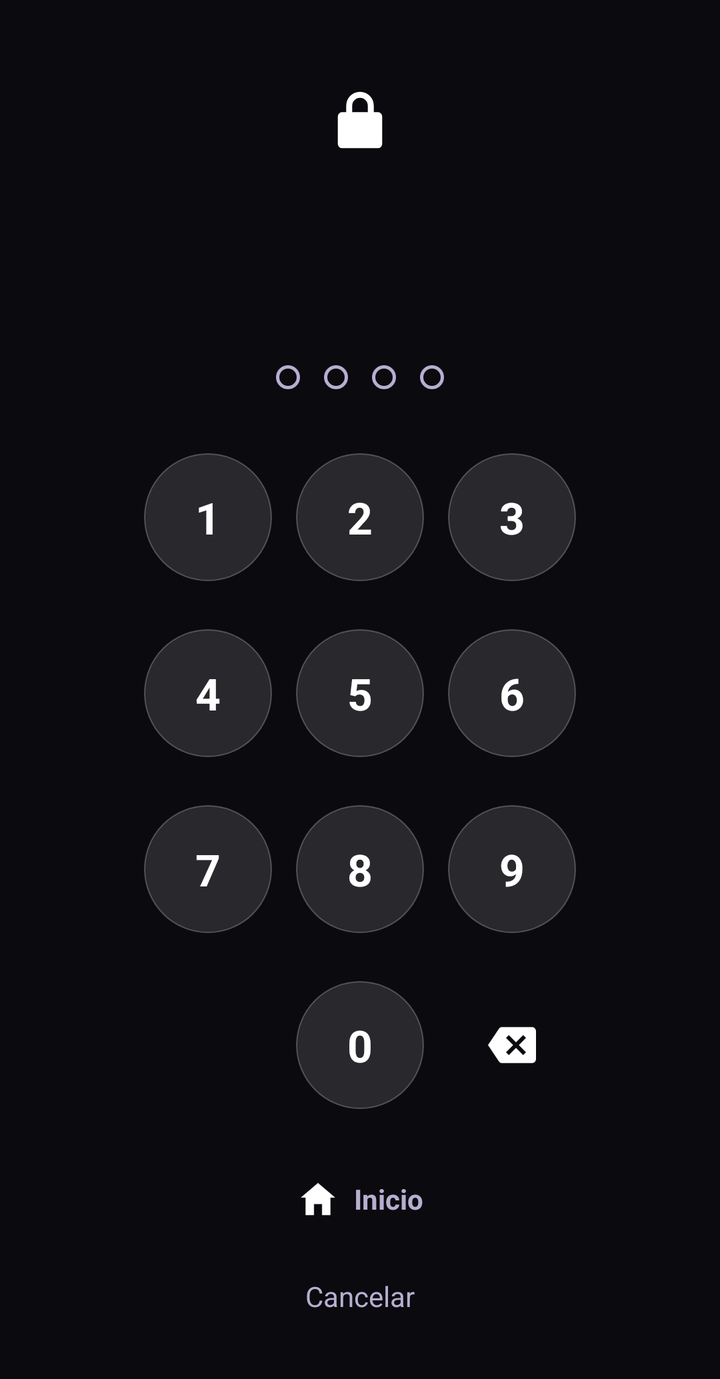
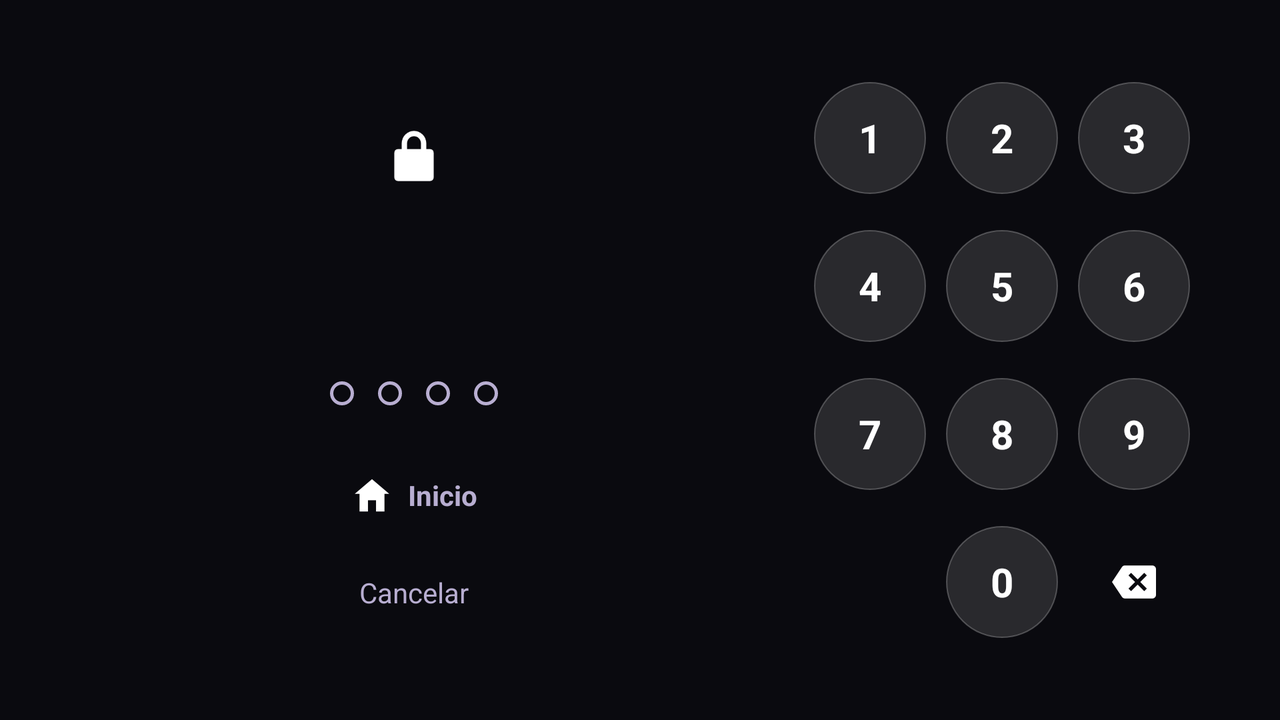

First picture: res/layout/ on a phone held upright. Second picture: the repository's own variant of that layout, on a device whose configuration matches the variant's folder. Source for both follows.
<!-- AndroidManifest.xml: application theme Theme.MiIPTV -->
<!-- res/layout/dialog_pin.xml -->
<?xml version="1.0" encoding="utf-8"?>
<ScrollView xmlns:android="http://schemas.android.com/apk/res/android"
    android:layout_width="match_parent"
    android:layout_height="match_parent"
    android:background="@color/background_dark"
    android:fillViewport="true">

<LinearLayout
    android:layout_width="match_parent"
    android:layout_height="match_parent"
    android:orientation="vertical"
    android:gravity="center"
    android:paddingStart="28dp"
            android:paddingEnd="28dp"
    android:paddingTop="24dp"
            android:paddingBottom="24dp">

    <FrameLayout
        android:layout_width="72dp"
        android:layout_height="72dp"
        android:layout_marginBottom="16dp">

        <View
            android:id="@+id/pinIconBg"
            android:layout_width="match_parent"
            android:layout_height="match_parent" />

        <ImageView
            android:id="@+id/ivPinIcon"
            android:layout_width="match_parent"
            android:layout_height="match_parent"
            android:padding="18dp"
            android:src="@drawable/ic_lock_closed"
            android:contentDescription="@null" />

    </FrameLayout>

    <TextView
        android:id="@+id/tvPinTitle"
        android:layout_width="wrap_content"
        android:layout_height="wrap_content"
        android:textColor="@color/text_light"
        android:textSize="20sp"
        android:textStyle="bold" />

    <TextView
        android:id="@+id/tvPinSubtitle"
        android:layout_width="wrap_content"
        android:layout_height="wrap_content"
        android:layout_marginTop="4dp"
        android:layout_marginBottom="22dp"
        android:gravity="center"
        android:textColor="@color/text_muted"
        android:textSize="13sp" />

    <LinearLayout
        android:id="@+id/pinDots"
        android:layout_width="wrap_content"
        android:layout_height="wrap_content"
        android:orientation="horizontal"
        android:layout_marginBottom="26dp">

        <View android:id="@+id/pinDot0" android:layout_width="12dp" android:layout_height="12dp"
            android:layout_marginStart="6dp"
            android:layout_marginEnd="6dp" android:background="@drawable/bg_pin_dot_empty" />
        <View android:id="@+id/pinDot1" android:layout_width="12dp" android:layout_height="12dp"
            android:layout_marginStart="6dp"
            android:layout_marginEnd="6dp" android:background="@drawable/bg_pin_dot_empty" />
        <View android:id="@+id/pinDot2" android:layout_width="12dp" android:layout_height="12dp"
            android:layout_marginStart="6dp"
            android:layout_marginEnd="6dp" android:background="@drawable/bg_pin_dot_empty" />
        <View android:id="@+id/pinDot3" android:layout_width="12dp" android:layout_height="12dp"
            android:layout_marginStart="6dp"
            android:layout_marginEnd="6dp" android:background="@drawable/bg_pin_dot_empty" />

    </LinearLayout>

    <LinearLayout
        android:layout_width="wrap_content"
        android:layout_height="wrap_content"
        android:orientation="vertical">

        <LinearLayout
            android:layout_width="wrap_content"
            android:layout_height="wrap_content"
            android:orientation="horizontal"
            android:layout_marginBottom="12dp">
            <TextView android:id="@+id/pinKey1" style="@style/PinKey" android:text="1" />
            <TextView android:id="@+id/pinKey2" style="@style/PinKey" android:text="2" />
            <TextView android:id="@+id/pinKey3" style="@style/PinKey" android:text="3" />
        </LinearLayout>

        <LinearLayout
            android:layout_width="wrap_content"
            android:layout_height="wrap_content"
            android:orientation="horizontal"
            android:layout_marginBottom="12dp">
            <TextView android:id="@+id/pinKey4" style="@style/PinKey" android:text="4" />
            <TextView android:id="@+id/pinKey5" style="@style/PinKey" android:text="5" />
            <TextView android:id="@+id/pinKey6" style="@style/PinKey" android:text="6" />
        </LinearLayout>

        <LinearLayout
            android:layout_width="wrap_content"
            android:layout_height="wrap_content"
            android:orientation="horizontal"
            android:layout_marginBottom="12dp">
            <TextView android:id="@+id/pinKey7" style="@style/PinKey" android:text="7" />
            <TextView android:id="@+id/pinKey8" style="@style/PinKey" android:text="8" />
            <TextView android:id="@+id/pinKey9" style="@style/PinKey" android:text="9" />
        </LinearLayout>

        <LinearLayout
            android:layout_width="wrap_content"
            android:layout_height="wrap_content"
            android:orientation="horizontal">

            <View android:layout_width="64dp" android:layout_height="64dp" android:layout_margin="6dp" />

            <TextView android:id="@+id/pinKey0" style="@style/PinKey" android:text="0" />

            <ImageView
                android:id="@+id/pinKeyBackspace"
                android:layout_width="64dp"
                android:layout_height="64dp"
                android:layout_margin="6dp"
                android:padding="20dp"
                android:src="@drawable/ic_backspace"
                android:clickable="true"
                android:focusable="true"
                android:background="@android:color/transparent"
                android:contentDescription="@string/pin_backspace" />

        </LinearLayout>

    </LinearLayout>

    
    <TextView
        android:id="@+id/btnPinHome"
        style="@style/NavItem"
        android:layout_marginTop="18dp"
        android:text="@string/nav_home"
        android:drawableStart="@drawable/ic_home" />

    <TextView
        android:id="@+id/tvPinCancel"
        android:layout_width="wrap_content"
        android:layout_height="wrap_content"
        android:layout_marginTop="10dp"
        android:padding="8dp"
        android:text="@string/cancel"
        android:textColor="@color/text_muted"
        android:textSize="14sp"
        android:clickable="true"
        android:focusable="true"
        android:background="@android:color/transparent" />

</LinearLayout>
</ScrollView>
<!-- resources referenced by this layout -->
<resources>
  <color name="background_dark">#0A0A0F</color>
  <color name="text_light">#FFFFFF</color>
  <color name="text_muted">#B8AED1</color>
  <!-- drawable bg_pin_dot_empty (drawable) -->
  <?xml version="1.0" encoding="utf-8"?>
  <shape xmlns:android="http://schemas.android.com/apk/res/android"
      android:shape="oval">
      <solid android:color="@android:color/transparent" />
      <stroke android:width="1.6dp" android:color="@color/text_muted" />
  </shape>
  <!-- drawable ic_backspace (drawable) -->
  <?xml version="1.0" encoding="utf-8"?>
  <vector xmlns:android="http://schemas.android.com/apk/res/android"
      android:width="24dp"
      android:height="24dp"
      android:viewportWidth="24"
      android:viewportHeight="24"
      android:tint="@color/text_light">
      <path
          android:fillColor="#FFFFFF"
          android:pathData="M22,3H7c-0.69,0 -1.23,0.35 -1.59,0.88L0,12l5.41,8.11c0.36,0.53 0.9,0.89 1.59,0.89h15c1.1,0 2,-0.9 2,-2V5c0,-1.1 -0.9,-2 -2,-2zM19,15.59L17.59,17 14,13.41 10.41,17 9,15.59 12.59,12 9,8.41 10.41,7 14,10.59 17.59,7 19,8.41 15.41,12z" />
  </vector>
  <!-- drawable ic_home (drawable) -->
  <?xml version="1.0" encoding="utf-8"?>
  <vector xmlns:android="http://schemas.android.com/apk/res/android"
      android:width="22dp"
      android:height="22dp"
      android:viewportWidth="24"
      android:viewportHeight="24"
      android:tint="@color/text_light">
      <path
          android:fillColor="#FFFFFF"
          android:pathData="M12,3.2L2.6,11.2h2.6v9.6h4.6v-6.1h4.4v6.1h4.6v-9.6h2.6z" />
  </vector>
  <!-- drawable ic_lock_closed (drawable) -->
  <?xml version="1.0" encoding="utf-8"?>
  <vector xmlns:android="http://schemas.android.com/apk/res/android"
      android:width="24dp"
      android:height="24dp"
      android:viewportWidth="24"
      android:viewportHeight="24"
      android:tint="@color/text_light">
      <path
          android:fillColor="#FFFFFF"
          android:fillType="evenOdd"
          android:pathData="M12,2.6a4.6,4.6 0 0,0 -4.6,4.6L7.4,9.4L6.0,9.4A1.4,1.4 0 0,0 4.6,10.8L4.6,20.0A1.4,1.4 0 0,0 6.0,21.4L18.0,21.4A1.4,1.4 0 0,0 19.4,20.0L19.4,10.8A1.4,1.4 0 0,0 18.0,9.4L16.6,9.4L16.6,7.2A4.6,4.6 0 0,0 12,2.6zM12,4.6a2.6,2.6 0 0,1 2.6,2.6L14.6,9.4L9.4,9.4L9.4,7.2A2.6,2.6 0 0,1 12,4.6z" />
  </vector>
  <string name="cancel">Cancelar</string>
  <string name="nav_home">Inicio</string>
  <string name="pin_backspace">Borrar</string>
  <style name="PinKey">
          <item name="android:layout_width">64dp</item>
          <item name="android:layout_height">64dp</item>
          <item name="android:layout_margin">6dp</item>
          <item name="android:background">@drawable/bg_pin_key</item>
          <item name="android:gravity">center</item>
          <item name="android:textColor">@color/text_light</item>
          <item name="android:textSize">22sp</item>
          <item name="android:textStyle">bold</item>
          <item name="android:clickable">true</item>
          <item name="android:focusable">true</item>
      </style>
  <!-- from res/values-v23/ -->
  <style name="Theme.MiIPTV" parent="Theme.MiIPTV">
          <item name="android:windowLightStatusBar">false</item>
      </style>
  <!-- drawable bg_pin_key (drawable) -->
  <?xml version="1.0" encoding="utf-8"?>
  <selector xmlns:android="http://schemas.android.com/apk/res/android">
      
      <item android:state_pressed="true">
          <shape android:shape="oval">
              <solid android:color="@color/glass_card" />
              <stroke android:width="2dp" android:color="@color/star_active" />
          </shape>
      </item>
      <item>
          <shape android:shape="oval">
              <solid android:color="@color/glass_card" />
              <stroke android:width="0.6dp" android:color="@color/glass_border" />
          </shape>
      </item>
  </selector>
  <color name="glass_card">#20FFFFFF</color>
  <color name="star_active">#FFD24D</color>
  <color name="glass_border">#3DFFFFFF</color>
  <!-- some entries are left out for length -->
</resources>
<!-- res/layout-land/dialog_pin.xml (the repository's variant of the layout above) -->
<!-- drawn on the phone turned sideways -->
<?xml version="1.0" encoding="utf-8"?>
<LinearLayout xmlns:android="http://schemas.android.com/apk/res/android"
    android:layout_width="match_parent"
    android:layout_height="match_parent"
    android:orientation="horizontal"
    android:gravity="center"
    android:background="@color/background_dark"
    android:paddingStart="40dp"
    android:paddingEnd="40dp"
    android:paddingTop="20dp"
    android:paddingBottom="20dp">

    
    <LinearLayout
        android:layout_width="0dp"
        android:layout_height="wrap_content"
        android:layout_weight="1"
        android:orientation="vertical"
        android:gravity="center"
        android:paddingEnd="28dp">

        <FrameLayout
            android:layout_width="64dp"
            android:layout_height="64dp"
            android:layout_marginBottom="14dp">

            <View
                android:id="@+id/pinIconBg"
                android:layout_width="match_parent"
                android:layout_height="match_parent" />

            <ImageView
                android:id="@+id/ivPinIcon"
                android:layout_width="match_parent"
                android:layout_height="match_parent"
                android:padding="16dp"
                android:src="@drawable/ic_lock_closed"
                android:contentDescription="@null" />

        </FrameLayout>

        <TextView
            android:id="@+id/tvPinTitle"
            android:layout_width="wrap_content"
            android:layout_height="wrap_content"
            android:gravity="center"
            android:textColor="@color/text_light"
            android:textSize="20sp"
            android:textStyle="bold" />

        <TextView
            android:id="@+id/tvPinSubtitle"
            android:layout_width="match_parent"
            android:layout_height="wrap_content"
            android:layout_marginTop="4dp"
            android:gravity="center"
            android:textColor="@color/text_muted"
            android:textSize="13sp" />

        <LinearLayout
            android:id="@+id/pinDots"
            android:layout_width="wrap_content"
            android:layout_height="wrap_content"
            android:orientation="horizontal"
            android:layout_marginTop="18dp">

            <View android:id="@+id/pinDot0" android:layout_width="12dp" android:layout_height="12dp"
                android:layout_marginStart="6dp" android:layout_marginEnd="6dp" android:background="@drawable/bg_pin_dot_empty" />
            <View android:id="@+id/pinDot1" android:layout_width="12dp" android:layout_height="12dp"
                android:layout_marginStart="6dp" android:layout_marginEnd="6dp" android:background="@drawable/bg_pin_dot_empty" />
            <View android:id="@+id/pinDot2" android:layout_width="12dp" android:layout_height="12dp"
                android:layout_marginStart="6dp" android:layout_marginEnd="6dp" android:background="@drawable/bg_pin_dot_empty" />
            <View android:id="@+id/pinDot3" android:layout_width="12dp" android:layout_height="12dp"
                android:layout_marginStart="6dp" android:layout_marginEnd="6dp" android:background="@drawable/bg_pin_dot_empty" />

        </LinearLayout>

        
        <TextView
            android:id="@+id/btnPinHome"
            style="@style/NavItem"
            android:layout_marginTop="24dp"
            android:text="@string/nav_home"
            android:drawableStart="@drawable/ic_home" />

        <TextView
            android:id="@+id/tvPinCancel"
            android:layout_width="wrap_content"
            android:layout_height="wrap_content"
            android:layout_marginTop="10dp"
            android:padding="8dp"
            android:text="@string/cancel"
            android:textColor="@color/text_muted"
            android:textSize="14sp"
            android:clickable="true"
            android:focusable="true"
            android:background="@android:color/transparent" />

    </LinearLayout>

    
    <LinearLayout
        android:layout_width="wrap_content"
        android:layout_height="wrap_content"
        android:orientation="vertical">

        <LinearLayout
            android:layout_width="wrap_content"
            android:layout_height="wrap_content"
            android:orientation="horizontal"
            android:layout_marginBottom="8dp">
            <TextView android:id="@+id/pinKey1" style="@style/PinKeyCompact" android:text="1" />
            <TextView android:id="@+id/pinKey2" style="@style/PinKeyCompact" android:text="2" />
            <TextView android:id="@+id/pinKey3" style="@style/PinKeyCompact" android:text="3" />
        </LinearLayout>

        <LinearLayout
            android:layout_width="wrap_content"
            android:layout_height="wrap_content"
            android:orientation="horizontal"
            android:layout_marginBottom="8dp">
            <TextView android:id="@+id/pinKey4" style="@style/PinKeyCompact" android:text="4" />
            <TextView android:id="@+id/pinKey5" style="@style/PinKeyCompact" android:text="5" />
            <TextView android:id="@+id/pinKey6" style="@style/PinKeyCompact" android:text="6" />
        </LinearLayout>

        <LinearLayout
            android:layout_width="wrap_content"
            android:layout_height="wrap_content"
            android:orientation="horizontal"
            android:layout_marginBottom="8dp">
            <TextView android:id="@+id/pinKey7" style="@style/PinKeyCompact" android:text="7" />
            <TextView android:id="@+id/pinKey8" style="@style/PinKeyCompact" android:text="8" />
            <TextView android:id="@+id/pinKey9" style="@style/PinKeyCompact" android:text="9" />
        </LinearLayout>

        <LinearLayout
            android:layout_width="wrap_content"
            android:layout_height="wrap_content"
            android:orientation="horizontal">

            <View android:layout_width="56dp" android:layout_height="56dp" android:layout_margin="5dp" />

            <TextView android:id="@+id/pinKey0" style="@style/PinKeyCompact" android:text="0" />

            <ImageView
                android:id="@+id/pinKeyBackspace"
                android:layout_width="56dp"
                android:layout_height="56dp"
                android:layout_margin="5dp"
                android:padding="17dp"
                android:src="@drawable/ic_backspace"
                android:clickable="true"
                android:focusable="true"
                android:background="@android:color/transparent"
                android:contentDescription="@string/pin_backspace" />

        </LinearLayout>

    </LinearLayout>

</LinearLayout>
<!-- resources referenced by the variant -->
<!-- as the phone turned sideways resolves them -->
<resources>
  <color name="background_dark">#0A0A0F</color>
  <color name="text_light">#FFFFFF</color>
  <color name="text_muted">#B8AED1</color>
  <!-- drawable bg_pin_dot_empty (drawable) -->
  <?xml version="1.0" encoding="utf-8"?>
  <shape xmlns:android="http://schemas.android.com/apk/res/android"
      android:shape="oval">
      <solid android:color="@android:color/transparent" />
      <stroke android:width="1.6dp" android:color="@color/text_muted" />
  </shape>
  <!-- drawable ic_backspace (drawable) -->
  <?xml version="1.0" encoding="utf-8"?>
  <vector xmlns:android="http://schemas.android.com/apk/res/android"
      android:width="24dp"
      android:height="24dp"
      android:viewportWidth="24"
      android:viewportHeight="24"
      android:tint="@color/text_light">
      <path
          android:fillColor="#FFFFFF"
          android:pathData="M22,3H7c-0.69,0 -1.23,0.35 -1.59,0.88L0,12l5.41,8.11c0.36,0.53 0.9,0.89 1.59,0.89h15c1.1,0 2,-0.9 2,-2V5c0,-1.1 -0.9,-2 -2,-2zM19,15.59L17.59,17 14,13.41 10.41,17 9,15.59 12.59,12 9,8.41 10.41,7 14,10.59 17.59,7 19,8.41 15.41,12z" />
  </vector>
  <!-- drawable ic_home (drawable) -->
  <?xml version="1.0" encoding="utf-8"?>
  <vector xmlns:android="http://schemas.android.com/apk/res/android"
      android:width="22dp"
      android:height="22dp"
      android:viewportWidth="24"
      android:viewportHeight="24"
      android:tint="@color/text_light">
      <path
          android:fillColor="#FFFFFF"
          android:pathData="M12,3.2L2.6,11.2h2.6v9.6h4.6v-6.1h4.4v6.1h4.6v-9.6h2.6z" />
  </vector>
  <string name="cancel">Cancelar</string>
  <string name="nav_home">Inicio</string>
  <string name="pin_backspace">Borrar</string>
  <style name="PinKeyCompact" parent="PinKey">
          <item name="android:layout_width">56dp</item>
          <item name="android:layout_height">56dp</item>
          <item name="android:layout_margin">5dp</item>
          <item name="android:textSize">20sp</item>
      </style>
  <!-- from res/values-v23/ -->
  <style name="Theme.MiIPTV" parent="Theme.MiIPTV">
          <item name="android:windowLightStatusBar">false</item>
      </style>
  <style name="PinKey">
          <item name="android:layout_width">64dp</item>
          <item name="android:layout_height">64dp</item>
          <item name="android:layout_margin">6dp</item>
          <item name="android:background">@drawable/bg_pin_key</item>
          <item name="android:gravity">center</item>
          <item name="android:textColor">@color/text_light</item>
          <item name="android:textSize">22sp</item>
          <item name="android:textStyle">bold</item>
          <item name="android:clickable">true</item>
          <item name="android:focusable">true</item>
      </style>
  <!-- drawable bg_pin_key (drawable) -->
  <?xml version="1.0" encoding="utf-8"?>
  <selector xmlns:android="http://schemas.android.com/apk/res/android">
      
      <item android:state_pressed="true">
          <shape android:shape="oval">
              <solid android:color="@color/glass_card" />
              <stroke android:width="2dp" android:color="@color/star_active" />
          </shape>
      </item>
      <item>
          <shape android:shape="oval">
              <solid android:color="@color/glass_card" />
              <stroke android:width="0.6dp" android:color="@color/glass_border" />
          </shape>
      </item>
  </selector>
  <color name="glass_card">#20FFFFFF</color>
  <color name="star_active">#FFD24D</color>
  <color name="glass_border">#3DFFFFFF</color>
  <!-- some entries are left out for length -->
</resources>
